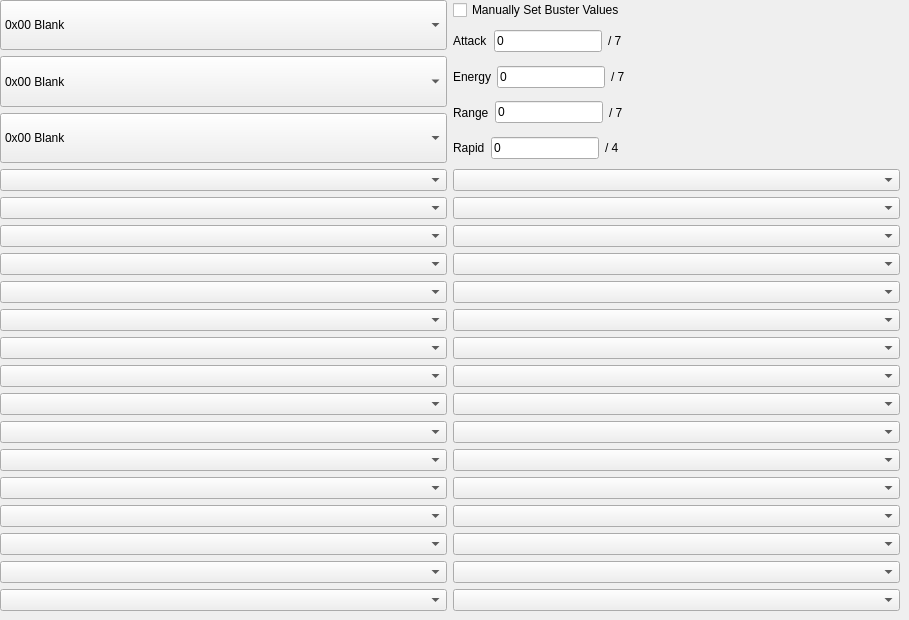
    <widget class="QWidget" name="busterPartsTab">
     <attribute name="title">
      <string>Buster Parts</string>
     </attribute>
     <widget class="QWidget" name="verticalLayoutWidget_2">
      <property name="geometry">
       <rect>
        <x>0</x>
        <y>0</y>
        <width>900</width>
        <height>611</height>
       </rect>
      </property>
      <layout class="QVBoxLayout" name="busterPartsLayout">
       <item>
        <layout class="QHBoxLayout" name="busterPartsEquippedLayout">
         <item>
          <layout class="QVBoxLayout" name="busterPartsEquippedPartsLayout">
           <item>
            <widget class="QComboBox" name="busterPartsSlot1ComboBox">
             <property name="sizePolicy">
              <sizepolicy hsizetype="Preferred" vsizetype="Preferred">
               <horstretch>0</horstretch>
               <verstretch>0</verstretch>
              </sizepolicy>
             </property>
             <item>
              <property name="text">
               <string>0x00 Blank</string>
              </property>
             </item>
            </widget>
           </item>
           <item>
            <widget class="QComboBox" name="busterPartsSlot2ComboBox">
             <property name="sizePolicy">
              <sizepolicy hsizetype="Preferred" vsizetype="Preferred">
               <horstretch>0</horstretch>
               <verstretch>0</verstretch>
              </sizepolicy>
             </property>
             <item>
              <property name="text">
               <string>0x00 Blank</string>
              </property>
             </item>
            </widget>
           </item>
           <item>
            <widget class="QComboBox" name="busterPartsSlot3ComboBox">
             <property name="sizePolicy">
              <sizepolicy hsizetype="Preferred" vsizetype="Preferred">
               <horstretch>0</horstretch>
               <verstretch>0</verstretch>
              </sizepolicy>
             </property>
             <item>
              <property name="text">
               <string>0x00 Blank</string>
              </property>
             </item>
            </widget>
           </item>
          </layout>
         </item>
         <item>
          <layout class="QVBoxLayout" name="busterPartsEquippedValuesLayout">
           <item>
            <widget class="QCheckBox" name="busterPartsManuallyChangeValuesCheckBox">
             <property name="text">
              <string>Manually Set Buster Values</string>
             </property>
            </widget>
           </item>
           <item>
            <layout class="QHBoxLayout" name="busterPartsEquippedValuesAttackLayout">
             <item>
              <widget class="QLabel" name="busterPartsEquippedValuesAttackLabel">
               <property name="sizePolicy">
                <sizepolicy hsizetype="Fixed" vsizetype="Preferred">
                 <horstretch>0</horstretch>
                 <verstretch>0</verstretch>
                </sizepolicy>
               </property>
               <property name="text">
                <string>Attack</string>
               </property>
              </widget>
             </item>
             <item>
              <widget class="QLineEdit" name="busterPartsEquippedValuesAttackValue">
               <property name="sizePolicy">
                <sizepolicy hsizetype="Fixed" vsizetype="Fixed">
                 <horstretch>0</horstretch>
                 <verstretch>0</verstretch>
                </sizepolicy>
               </property>
               <property name="text">
                <string>0</string>
               </property>
               <property name="readOnly">
                <bool>true</bool>
               </property>
              </widget>
             </item>
             <item>
              <widget class="QLabel" name="busterPartsEquippedValuesAttackMaxValue">
               <property name="text">
                <string>/ 7</string>
               </property>
              </widget>
             </item>
            </layout>
           </item>
           <item>
            <layout class="QHBoxLayout" name="busterPartsEquippedValuesEnergyLayout">
             <item>
              <widget class="QLabel" name="busterPartsEquippedValuesEnergyLabel">
               <property name="sizePolicy">
                <sizepolicy hsizetype="Fixed" vsizetype="Preferred">
                 <horstretch>0</horstretch>
                 <verstretch>0</verstretch>
                </sizepolicy>
               </property>
               <property name="text">
                <string>Energy</string>
               </property>
              </widget>
             </item>
             <item>
              <widget class="QLineEdit" name="busterPartsEquippedValuesEnergyValue">
               <property name="sizePolicy">
                <sizepolicy hsizetype="Fixed" vsizetype="Fixed">
                 <horstretch>0</horstretch>
                 <verstretch>0</verstretch>
                </sizepolicy>
               </property>
               <property name="text">
                <string>0</string>
               </property>
               <property name="readOnly">
                <bool>true</bool>
               </property>
              </widget>
             </item>
             <item>
              <widget class="QLabel" name="busterPartsEquippedValuesEnergyMaxValue">
               <property name="text">
                <string>/ 7</string>
               </property>
              </widget>
             </item>
            </layout>
           </item>
           <item>
            <layout class="QHBoxLayout" name="busterPartsEquippedValuesRangeLayout">
             <item>
              <widget class="QLabel" name="busterPartsEquippedValuesRangeLabel">
               <property name="sizePolicy">
                <sizepolicy hsizetype="Fixed" vsizetype="Preferred">
                 <horstretch>0</horstretch>
                 <verstretch>0</verstretch>
                </sizepolicy>
               </property>
               <property name="text">
                <string>Range</string>
               </property>
              </widget>
             </item>
             <item>
              <widget class="QLineEdit" name="busterPartsEquippedValuesRangeValue">
               <property name="sizePolicy">
                <sizepolicy hsizetype="Fixed" vsizetype="Fixed">
                 <horstretch>0</horstretch>
                 <verstretch>0</verstretch>
                </sizepolicy>
               </property>
               <property name="text">
                <string>0</string>
               </property>
               <property name="readOnly">
                <bool>true</bool>
               </property>
              </widget>
             </item>
             <item>
              <widget class="QLabel" name="busterPartsEquippedValuesRangeMaxValue">
               <property name="text">
                <string>/ 7</string>
               </property>
              </widget>
             </item>
            </layout>
           </item>
           <item>
            <layout class="QHBoxLayout" name="busterPartsEquippedValuesRapidLayout">
             <item>
              <widget class="QLabel" name="busterPartsEquippedValuesRapidLabel">
               <property name="sizePolicy">
                <sizepolicy hsizetype="Fixed" vsizetype="Preferred">
                 <horstretch>0</horstretch>
                 <verstretch>0</verstretch>
                </sizepolicy>
               </property>
               <property name="text">
                <string>Rapid</string>
               </property>
              </widget>
             </item>
             <item>
              <widget class="QLineEdit" name="busterPartsEquippedValuesRapidValue">
               <property name="sizePolicy">
                <sizepolicy hsizetype="Fixed" vsizetype="Fixed">
                 <horstretch>0</horstretch>
                 <verstretch>0</verstretch>
                </sizepolicy>
               </property>
               <property name="text">
                <string>0</string>
               </property>
               <property name="readOnly">
                <bool>true</bool>
               </property>
              </widget>
             </item>
             <item>
              <widget class="QLabel" name="busterPartsEquippedValuesRapidMaxValue">
               <property name="text">
                <string>/ 4</string>
               </property>
              </widget>
             </item>
            </layout>
           </item>
          </layout>
         </item>
        </layout>
       </item>
       <item>
        <layout class="QHBoxLayout" name="busterPartsInventoryLayout">
         <item>
          <layout class="QVBoxLayout" name="busterPartsInventoryLayoutLeft">
           <item>
            <widget class="QComboBox" name="busterPartsInventorySlot0"/>
           </item>
           <item>
            <widget class="QComboBox" name="busterPartsInventorySlot2"/>
           </item>
           <item>
            <widget class="QComboBox" name="busterPartsInventorySlot4"/>
           </item>
           <item>
            <widget class="QComboBox" name="busterPartsInventorySlot6"/>
           </item>
           <item>
            <widget class="QComboBox" name="busterPartsInventorySlot8"/>
           </item>
           <item>
            <widget class="QComboBox" name="busterPartsInventorySlot10"/>
           </item>
           <item>
            <widget class="QComboBox" name="busterPartsInventorySlot12"/>
           </item>
           <item>
            <widget class="QComboBox" name="busterPartsInventorySlot14"/>
           </item>
           <item>
            <widget class="QComboBox" name="busterPartsInventorySlot16"/>
           </item>
           <item>
            <widget class="QComboBox" name="busterPartsInventorySlot18"/>
           </item>
           <item>
            <widget class="QComboBox" name="busterPartsInventorySlot20"/>
           </item>
           <item>
            <widget class="QComboBox" name="busterPartsInventorySlot22"/>
           </item>
           <item>
            <widget class="QComboBox" name="busterPartsInventorySlot24"/>
           </item>
           <item>
            <widget class="QComboBox" name="busterPartsInventorySlot26"/>
           </item>
           <item>
            <widget class="QComboBox" name="busterPartsInventorySlot28"/>
           </item>
           <item>
            <widget class="QComboBox" name="busterPartsInventorySlot30"/>
           </item>
          </layout>
         </item>
         <item>
          <layout class="QVBoxLayout" name="busterPartsInventoryLayoutRight">
           <item>
            <widget class="QComboBox" name="busterPartsInventorySlot1"/>
           </item>
           <item>
            <widget class="QComboBox" name="busterPartsInventorySlot3"/>
           </item>
           <item>
            <widget class="QComboBox" name="busterPartsInventorySlot5"/>
           </item>
           <item>
            <widget class="QComboBox" name="busterPartsInventorySlot7"/>
           </item>
           <item>
            <widget class="QComboBox" name="busterPartsInventorySlot9"/>
           </item>
           <item>
            <widget class="QComboBox" name="busterPartsInventorySlot11"/>
           </item>
           <item>
            <widget class="QComboBox" name="busterPartsInventorySlot13"/>
           </item>
           <item>
            <widget class="QComboBox" name="busterPartsInventorySlot15"/>
           </item>
           <item>
            <widget class="QComboBox" name="busterPartsInventorySlot17"/>
           </item>
           <item>
            <widget class="QComboBox" name="busterPartsInventorySlot19"/>
           </item>
           <item>
            <widget class="QComboBox" name="busterPartsInventorySlot21"/>
           </item>
           <item>
            <widget class="QComboBox" name="busterPartsInventorySlot23"/>
           </item>
           <item>
            <widget class="QComboBox" name="busterPartsInventorySlot25"/>
           </item>
           <item>
            <widget class="QComboBox" name="busterPartsInventorySlot27"/>
           </item>
           <item>
            <widget class="QComboBox" name="busterPartsInventorySlot29"/>
           </item>
           <item>
            <widget class="QComboBox" name="busterPartsInventorySlot31"/>
           </item>
          </layout>
         </item>
        </layout>
       </item>
      </layout>
     </widget>
    </widget>
